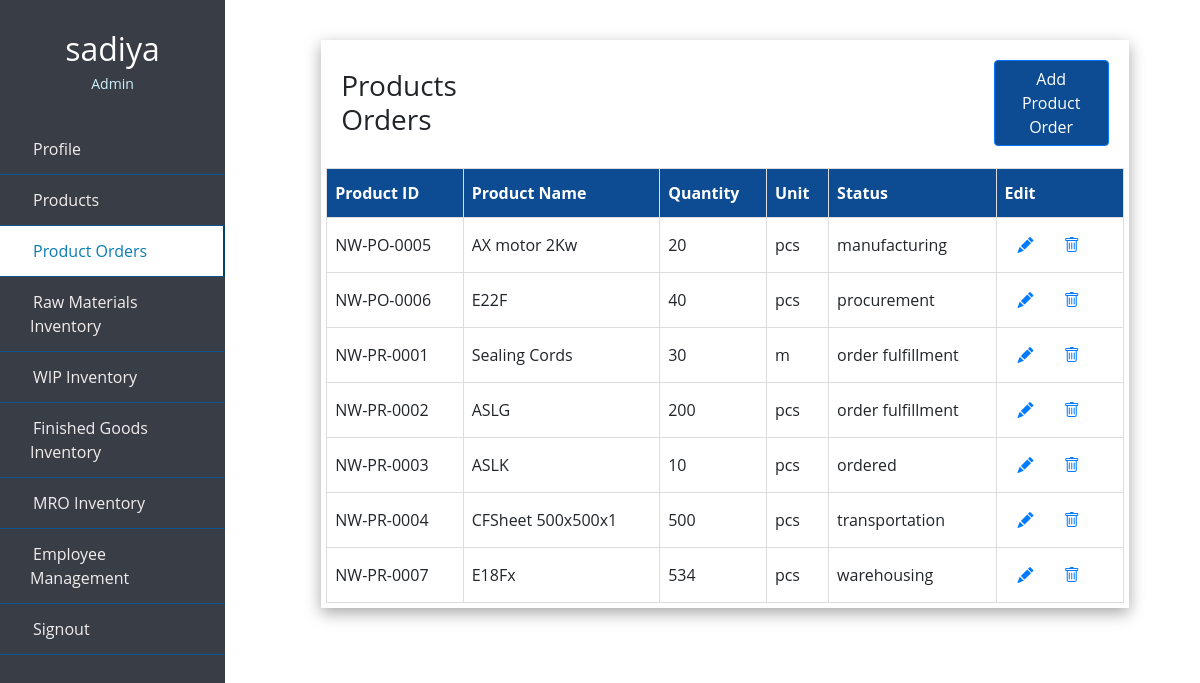
/admin_porders.php (signed in), run on the app's committed database.
### tables this page shows
CREATE TABLE `porders` (
  `product_id` varchar(10) NOT NULL,
  `product_name` varchar(50) NOT NULL,
  `quantity` int(10) NOT NULL,
  `unit` varchar(20) NOT NULL,
  `status` varchar(50) NOT NULL
);

### admin_porders.php (the view, shortened to what this page needs)
<?php
include 'partial/dbconnect.php';
?>
<!doctype html>
<html lang="en">
  <head>
    <link rel="stylesheet" href="https://stackpath.bootstrapcdn.com/bootstrap/4.4.1/css/bootstrap.min.css">
    <link rel="stylesheet" href="style.css">
    <link rel="stylesheet" href="https://cdn.jsdelivr.net/npm/bootstrap-icons@1.7.2/font/bootstrap-icons.css">
  </head>
  <body>
  <div class="wrapper">
        <div class="sidebar">
            <div class="profile">
            <h2><?php echo $_SESSION['username']?></h2>
            <p>Admin</p>
            </div>
            <ul>
                <li>
                    <a href="admin_profile.php">
                        <span class="item">Profile</span>
                    </a>
                </li>
                <li>
                    <a href="admin_products.php" >
                        <span class="item">Products</span>
                    </a>
                </li>
                <li>
                    <a href="admin_porders.php" class="active">
                        <span class="item">Product Orders</span>
                    </a>
                </li>
                <li>
                    <a href="admin_rawmaterials.php" >
                        <span class="item">Raw Materials Inventory</span>
                    </a>
                </li>
                <li>
                    <a href="admin_wip.php">
                        <span class="item">WIP Inventory</span>
                    </a>
                </li>
                <li>
                    <a href="admin_finishedg.php">
                        <span class="item">Finished Goods Inventory</span>
                    </a>
                </li>
                <li>
                    <a href="admin_mro.php">
                        <span class="item">MRO Inventory</span>
                    </a>
                </li>
                <li>
                    <a href="admin_empmanage.php">
                        <span class="item">Employee Management</span>
                    </a>
                </li>
                <li>
                        <a href="/project/logout.php"><span class="item">Signout</span></a>
                </li>
  </ul>
       </div>
</div>
<div class="content">
<div class="box">
<table class="user-info">
  <tr class="heading">
 <td> <h3><u>Products Orders</u></h3></td>
 <td><button type="button" class="btn btn-primary"> <a class="but" href="add_porders.php">Add Product Order</a></button></td>
    </tr>
  <table class="products">
  <thead>
  <tr>
    <th>Product ID</th>
    <th>Product Name</th>
    <th>Quantity</th>
    <th>Unit</th>
    <th>Status</th>
    <th>Edit</th>
  </tr>
</thead>
<tbody>
  <?php
  $sql = "SELECT * FROM `porders`";
  $result = mysqli_query($conn, $sql);
    if ($result) {
      while($row = mysqli_fetch_assoc($result)) {
       $product_id=$row['product_id'];
          echo '<tr>
              <td>'.$row["product_id"].'</td>
              <td>'.$row["product_name"].'</td>
              <td>'.$row["quantity"].'</td>
               <td>'.$row["unit"].'</td>
               <td>'.$row["status"].'</td>
               <td>
               <button type="button" class="btn btn-link"> <a href="edit_porders.php?editid='.$product_id.'">  <span class="bi bi-pencil-fill"></span></a></button>
               <button type="button" class="btn btn-link"><a href="delete_porders.php?deleteid='.$product_id.'"> <span class="bi bi-trash"></span></button>
</td>
             </tr>';
  }
}
?>
</tbody>
</table>
</div>
</div>
</body>
</html>

### style.css (style rules this page uses)
h2 { color: #8EC3B0; }
.item { padding: 3px; text-align: center; }
.wrapper .sidebar { background:#393E46; position: fixed; top: 0; left: 0; width: 225px; height: 100%; padding: 20px 0; transition: all 0.5s ease; }
.wrapper .sidebar .profile { margin-bottom: 30px; text-align: center; }
.wrapper .sidebar .profile h2 { color: #ffffff; margin: 10px 0 5px; }
.wrapper .sidebar .profile p { color: rgb(206, 240, 253); font-size: 14px; }
.wrapper .sidebar ul li a { display: block; padding: 13px 30px; border-bottom: 1px solid #10558d; color: rgb(241, 237, 237); font-size: 16px; position: relative; }
.wrapper .sidebar ul li a:hover, .wrapper .sidebar ul li a.active { color: #0c7db1; background:white; border-right: 2px solid rgb(5, 68, 104); }
.wrapper .sidebar ul li a:hover:before, .wrapper .sidebar ul li a.active:before { display: block; }
.content { border: 1px; background-color: #FEFCF3 ; margin-top: 80px; margin-bottom: 60px; margin-right: 20px; margin-left: 250px; }

### admin_porders.php (style rules this page uses)
.content { border: 1px; margin-top: 40px; margin-bottom: 60px; margin-right: 0px; margin-left: 250px; word-wrap: break-word; background-color:white; }
.content .box { padding: 5px; width: 85%; box-shadow: rgba(0, 0, 0, 0.35) 0px 5px 15px; display: block; margin-left: auto; margin-right: auto; }
.content .box .user-info td, .user-info th { padding: 15px; }
.content .box .heading { font-family: Arial, Helvetica, sans-serif; font-size: 30px; }
.products { font-family: Arial, Helvetica, sans-serif; border-collapse: collapse; width: 100%; }
.products td, .products th { border: 1px solid #ddd; padding: 8px; }
* { list-style: none; text-decoration: none; margin: 0; padding: 0; box-sizing: border-box; font-family: 'Open Sans', sans-serif; }
.products th { padding-top: 12px; padding-bottom: 12px; text-align: left; background-color: #0D4C92; color: white; }
.btn-primary, .btn-primary:hover, .btn-primary:active, .btn-primary:visited { background-color: #0D4C92; margin-left: 470px; margin-bottom: 7px; }
.but { color: white; }

### data on the page
porders: product_id "NW-PO-0005", product_name "AX motor 2Kw", quantity "20", unit "pcs", status "manufacturing"
porders: product_id "NW-PO-0006", product_name "E22F", quantity "40", unit "pcs", status "procurement"
porders: product_id "NW-PR-0001", product_name "Sealing Cords", quantity "30", unit "m", status "order fulfillment"
porders: product_id "NW-PR-0002", product_name "ASLG", quantity "200", unit "pcs", status "order fulfillment"
porders: product_id "NW-PR-0003", product_name "ASLK", quantity "10", unit "pcs", status "ordered"
porders: product_id "NW-PR-0004", product_name "CFSheet 500x500x1", quantity "500", unit "pcs", status "transportation"
porders: product_id "NW-PR-0007", product_name "E18Fx", quantity "534", unit "pcs", status "warehousing"

### other printed values
$_SESSION['username'] "sadiya"
